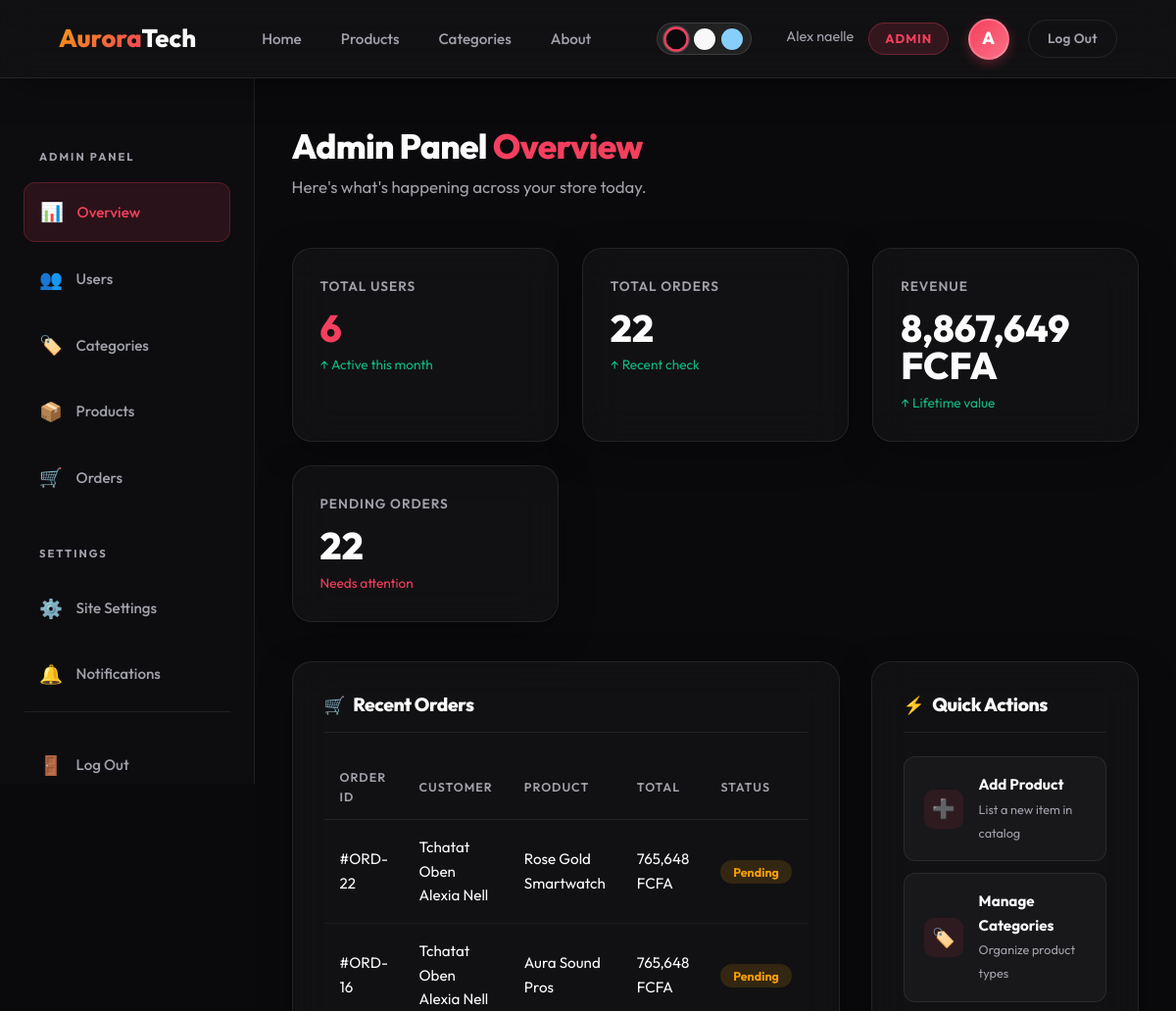
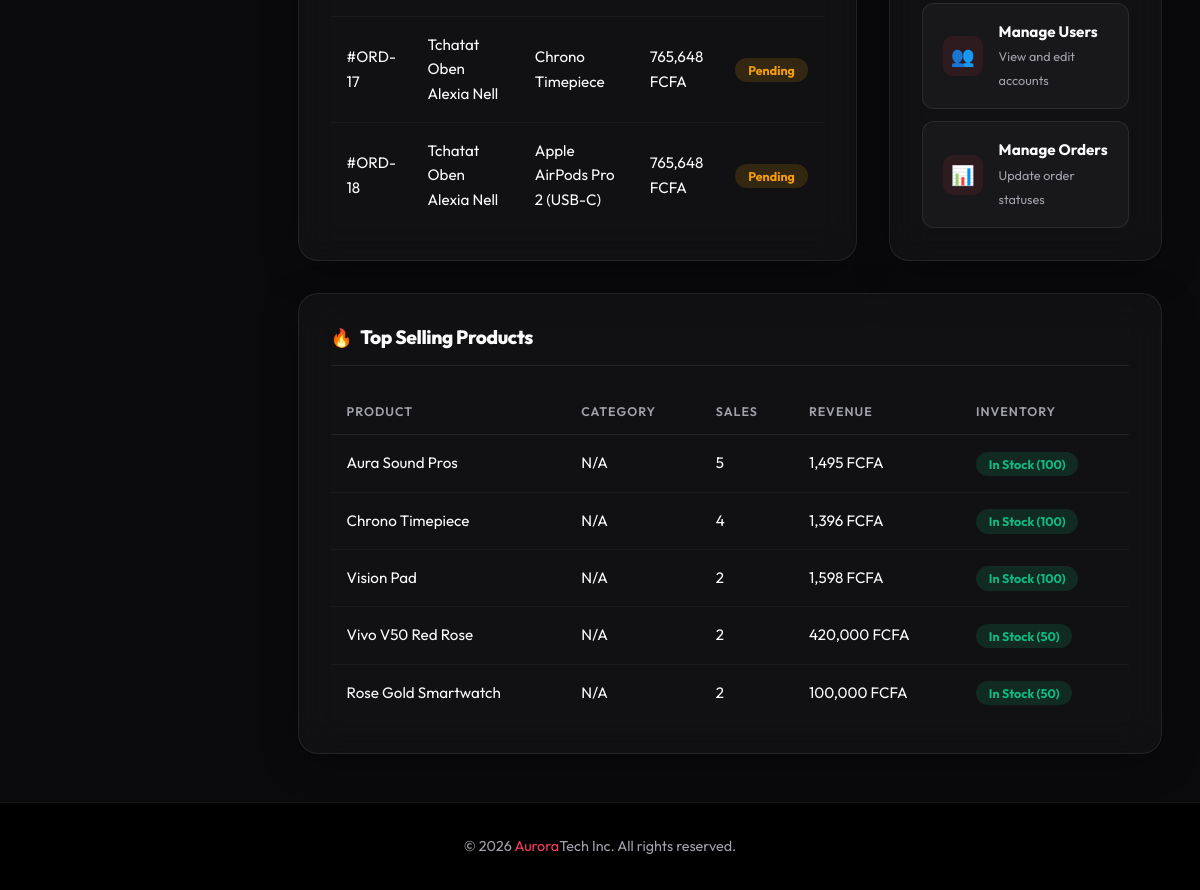
Screenshot of /Pages/dashboard.php (signed in) with the database file from the repository (2 pictures, top to bottom).
### tables this page shows
CREATE TABLE `payment` (
  `id` int NOT NULL AUTO_INCREMENT,
  `user_id` int NOT NULL,
  `product_id` int NOT NULL,
  `quantity` int NOT NULL,
  `product_total` decimal(10,2) NOT NULL,
  `total_price` decimal(10,2) NOT NULL,
  `payment_method` enum('Mobile Money','Orange Money','Bank Account') NOT NULL,
  `payment_date` timestamp NULL DEFAULT CURRENT_TIMESTAMP,
  `status` enum('Pending','Processing','Shipped','Delivered','Cancelled') NOT NULL DEFAULT 'Pending',
  PRIMARY KEY (`id`),
  KEY `user_id` (`user_id`),
  KEY `product_id` (`product_id`),
  CONSTRAINT `payment_ibfk_1` FOREIGN KEY (`user_id`) REFERENCES `users` (`id`) ON DELETE CASCADE,
  CONSTRAINT `payment_ibfk_2` FOREIGN KEY (`product_id`) REFERENCES `products` (`id`) ON DELETE CASCADE
);

CREATE TABLE `users` (
  `id` int NOT NULL AUTO_INCREMENT,
  `name` varchar(255) NOT NULL,
  `email` varchar(255) NOT NULL,
  `password` varchar(255) NOT NULL,
  `role` varchar(255) NOT NULL DEFAULT 'client',
  `profile_color` varchar(255) DEFAULT 'linear-gradient(135deg, #f43f5e, #fb7185)',
  PRIMARY KEY (`id`),
  UNIQUE KEY `email` (`email`)
);

CREATE TABLE `products` (
  `id` int NOT NULL AUTO_INCREMENT,
  `name` varchar(255) NOT NULL,
  `description` text NOT NULL,
  `price` decimal(10,2) NOT NULL,
  `quantity` int NOT NULL DEFAULT '0',
  `image_path` varchar(500) DEFAULT NULL,
  `category_id` int DEFAULT '1',
  PRIMARY KEY (`id`),
  KEY `fk_prod_cat` (`category_id`),
  CONSTRAINT `fk_prod_cat` FOREIGN KEY (`category_id`) REFERENCES `categories` (`id`) ON DELETE SET NULL
);

### Pages/dashboard.php (the view, shortened to what this page needs)
<?php
include '../Database/connection.php';
$user_name = htmlspecialchars($_SESSION['name']);
$user_role = strtolower($_SESSION['role']);
$user_initial = strtoupper(substr($user_name, 0, 1));
$is_admin = ($user_role === 'admin');
$admin_stats = ['users' => 0, 'orders' => 0, 'revenue' => 0, 'pending' => 0];
if ($is_admin) {
    $stat_res = mysqli_query($conn, "SELECT COUNT(id) as total FROM USERS");
    if ($stat_res && $row = mysqli_fetch_assoc($stat_res)) {
        $admin_stats['users'] = $row['total'];
    }
    $stat_res = mysqli_query($conn, "SELECT COUNT(id) as total, SUM(total_price) as revenue FROM PAYMENT");
    if ($stat_res && $row = mysqli_fetch_assoc($stat_res)) {
        $admin_stats['orders'] = $row['total'];
        $admin_stats['revenue'] = $row['revenue'] ?? 0;
    }
    $stat_res = mysqli_query($conn, "SELECT COUNT(id) as total FROM PAYMENT WHERE status='Pending'");
    if ($stat_res && $row = mysqli_fetch_assoc($stat_res)) {
        $admin_stats['pending'] = $row['total'];
    }
}
?>
<!DOCTYPE html>
<html lang="en">
<head>
    <link rel="stylesheet" href="styles.css">
</head>
<body class="dashboard-body">
    <nav class="navbar glass">
        <div class="logo">
            <a href="index.php"><span class="gradient-text">Aurora</span>Tech</a>
        </div>
        <ul class="nav-links">
            <li><a href="index.php">Home</a></li>
            <li><a href="products.php">Products</a></li>
            <li><a href="categories.php">Categories</a></li>
            <li><a href="about.php">About</a></li>
        </ul>
        <div class="user-profile" style="display:flex; align-items:center; gap:1.2rem;">
            <div class="theme-switcher" title="Switch theme">
                <div class="theme-btn t-dark active" id="btn-dark" onclick="setTheme('dark')" title="Dark"></div>
                <div class="theme-btn t-light" id="btn-light" onclick="setTheme('light')" title="Light"></div>
                <div class="theme-btn t-sky" id="btn-sky" onclick="setTheme('sky')" title="Sky Blue"></div>
            </div>
            <span style="font-size:.9rem; color:var(--text-muted);">
                <?php echo $user_name; ?>
                <span class="role-badge <?php echo $user_role; ?>"><?php echo ucfirst($user_role); ?></span>
            </span>
            <div class="avatar-circle" onclick="toggleProfileModal()" style="cursor:pointer;"><?php echo $user_initial; ?></div>
            <a href="../Controller/logout.php" class="btn btn-logout">Log Out</a>
        </div>
    </nav>
    <div class="dash-layout">
        <aside class="dash-sidebar">
            <?php if ($is_admin): ?>
                <span class="sidebar-label">Admin Panel</span>
                <a href="dashboard.php" class="sidebar-link active"><span class="sidebar-icon">📊</span> Overview</a>
                <a href="users.php" class="sidebar-link"><span class="sidebar-icon">👥</span> Users</a>
                <a href="categories.php" class="sidebar-link"><span class="sidebar-icon">🏷️</span> Categories</a>
                <a href="products.php" class="sidebar-link"><span class="sidebar-icon">📦</span> Products</a>
                <a href="orders.php" class="sidebar-link"><span class="sidebar-icon">🛒</span> Orders</a>
                <span class="sidebar-label">Settings</span>
                <a href="#" class="sidebar-link"><span class="sidebar-icon">⚙️</span> Site Settings</a>
                <a href="#" class="sidebar-link"><span class="sidebar-icon">🔔</span> Notifications</a>
            <?php
endif; ?>
            <div class="sidebar-bottom">
                <a href="../Controller/logout.php" class="sidebar-link"><span class="sidebar-icon">🚪</span> Log Out</a>
            </div>
        </aside>
        <main class="dash-main">
            <div class="dash-welcome fade-in-up">
                <?php if ($is_admin): ?>
                    <h1>Admin Panel <span>Overview</span></h1>
                    <p>Here's what's happening across your store today.</p>
                <?php
else: ?>
                    <h1>Welcome back, <span><?php echo $user_name; ?></span>!</h1>
                    <p>Track your orders, manage your wishlist, and explore the latest drops.</p>
                <?php
endif; ?>
            </div>
            <?php if ($is_admin): ?>
            <div class="stat-cards">
                <div class="stat-card glass admin-stat">
                    <div class="stat-label">Total Users</div>
                    <div class="stat-value"><?php echo number_format($admin_stats['users']); ?></div>
                    <div class="stat-change">↑ Active this month</div>
                </div>
                <div class="stat-card glass">
                    <div class="stat-label">Total Orders</div>
                    <div class="stat-value"><?php echo number_format($admin_stats['orders']); ?></div>
                    <div class="stat-change">↑ Recent check</div>
                </div>
                <div class="stat-card glass">
                    <div class="stat-label">Revenue</div>
                    <div class="stat-value"><?php echo number_format($admin_stats['revenue'], 0, '.', ','); ?> FCFA</div>
                    <div class="stat-change">↑ Lifetime value</div>
                </div>
                <div class="stat-card glass">
                    <div class="stat-label">Pending Orders</div>
                    <div class="stat-value"><?php echo number_format($admin_stats['pending']); ?></div>
                    <div class="stat-change down">Needs attention</div>
                </div>
            </div>
            <div class="content-grid">
                <div class="panel-card glass">
                    <h3><span class="icon">🛒</span> Recent Orders</h3>
                    <table class="data-table">
                        <thead>
                            <tr>
                                <th>Order ID</th>
                                <th>Customer</th>
                                <th>Product</th>
                                <th>Total</th>
                                <th>Status</th>
                            </tr>
                        </thead>
                        <tbody>
                            <?php
                            $recent_query = "SELECT p.id as order_id, u.name as customer_name, pr.name as product_name, p.total_price, p.status
                                             FROM PAYMENT p
                                             JOIN USERS u ON p.user_id = u.id
                                             JOIN PRODUCTS pr ON p.product_id = pr.id
                                             ORDER BY p.payment_date DESC LIMIT 4";
                            $recent_res = mysqli_query($conn, $recent_query);
                            if ($recent_res && mysqli_num_rows($recent_res) > 0) {
                                while ($row = mysqli_fetch_assoc($recent_res)) {
                                    $status_class = 'pill-warning';
                                    echo "<tr>";
                                    echo "<td>#ORD-" . htmlspecialchars($row['order_id']) . "</td>";
                                    echo "<td>" . htmlspecialchars($row['customer_name']) . "</td>";
                                    echo "<td>" . htmlspecialchars($row['product_name']) . "</td>";
                                    echo "<td>" . number_format($row['total_price'], 0, '.', ',') . " FCFA</td>";
                                    echo "<td><span class=\"pill $status_class\">" . htmlspecialchars($row['status']) . "</span></td>";
                                    echo "</tr>";
                                }
                            } else {
                                echo "<tr><td colspan='5' style='text-align:center; padding:1.5rem;'>No recent orders found.</td></tr>";
                            }
                            ?>
                        </tbody>
                    </table>
                </div>
                <div class="panel-card glass">
                    <h3><span class="icon">⚡</span> Quick Actions</h3>
                    <div class="quick-list">
                        <a href="javascript:void(0)" onclick="toggleProductModal()" class="quick-item">
                            <div class="quick-item-icon">➕</div>
                            <div><strong>Add Product</strong><br><small style="color:var(--text-muted)">List a new item in catalog</small></div>
                        </a>
                        <a href="categories.php" class="quick-item">
                            <div class="quick-item-icon">🏷️</div>
                            <div><strong>Manage Categories</strong><br><small style="color:var(--text-muted)">Organize product types</small></div>
                        </a>
                        <a href="users.php" class="quick-item">
                            <div class="quick-item-icon">👥</div>
                            <div><strong>Manage Users</strong><br><small style="color:var(--text-muted)">View and edit accounts</small></div>
                        </a>
                        <a href="orders.php" class="quick-item">
                            <div class="quick-item-icon">📊</div>
                            <div><strong>Manage Orders</strong><br><small style="color:var(--text-muted)">Update order statuses</small></div>
                        </a>
                    </div>
                </div>
            </div>
            <div class="panel-card glass" style="animation-delay:0.3s">
                <h3><span class="icon">🔥</span> Top Selling Products</h3>
                <table class="data-table">
                    <thead>
                        <tr><th>Product</th><th>Category</th><th>Sales</th><th>Revenue</th><th>Inventory</th></tr>
                    </thead>
                    <tbody>
                        <?php
                        $top_prod_query = "SELECT p.name, 'N/A' as cat_name, p.quantity, p.price,
                                           (SELECT COUNT(*) FROM PAYMENT pay WHERE pay.product_id = p.id) as sales
                                           FROM PRODUCTS p
                                           ORDER BY sales DESC LIMIT 5";
                        $top_res = mysqli_query($conn, $top_prod_query);
                        if ($top_res && mysqli_num_rows($top_res) > 0) {
                            while ($row = mysqli_fetch_assoc($top_res)):
                                $revenue = $row['sales'] * $row['price'];
                            ?>
                            <tr>
                                <td><?php echo htmlspecialchars($row['name']); ?></td>
                                <td><?php echo htmlspecialchars($row['cat_name'] ?? 'Uncategorized'); ?></td>
                                <td><?php echo $row['sales']; ?></td>
                                <td><?php echo number_format($revenue, 0, '.', ','); ?> FCFA</td>
                                <td>
                                    <?php if ($row['quantity'] > 10): ?>
                                        <span class="pill pill-success">In Stock (<?php echo $row['quantity']; ?>)</span>
                                    <?php elseif ($row['quantity'] > 0): ?>
                                        <span class="pill pill-warning">Low Stock (<?php echo $row['quantity']; ?>)</span>
                                    <?php else: ?>
                                        <span class="pill pill-danger">Out of Stock</span>
                                    <?php endif; ?>
                                </td>
                            </tr>
                            <?php endwhile;
                        } else {
                            echo "<tr><td colspan='5' style='text-align:center; padding:2rem; color:var(--text-muted);'>No product data available.</td></tr>";
                        }
                        ?>
                    </tbody>
                </table>
            </div>
            <?php
endif; ?>
        </main>
    </div>
    <footer style="background:#000; padding:2rem 5%; border-top:1px solid var(--surface-border); text-align:center; color:var(--text-muted); font-size:0.9rem;">
        &copy; 2026 <span style="color:var(--primary)">Aurora</span>Tech Inc. All rights reserved.
    </footer>
</body>
</html>

### rows the page displays
payment: id "22", user.name "Tchatat Oben Alexia Nell", product.name "Rose Gold Smartwatch", total_price "765,648", status "Pending"
payment: id "16", user.name "Tchatat Oben Alexia Nell", product.name "Aura Sound Pros", total_price "765,648", status "Pending"
payment: id "17", user.name "Tchatat Oben Alexia Nell", product.name "Chrono Timepiece", total_price "765,648", status "Pending"
payment: id "18", user.name "Tchatat Oben Alexia Nell", product.name "Apple AirPods Pro 2 (USB-C)", total_price "765,648", status "Pending"

### other values shown
$user_name "Alex naelle"
$user_role "ADMIN"
$user_initial "A"
$admin_stats['users'] "6"
$admin_stats['orders'] "22"
$admin_stats['revenue'] "8,867,649"
$admin_stats['pending'] "22"
$row['name'] "Aura Sound Pros"
$row['cat_name'] "N/A"
$row['sales'] "5"
$revenue "1,495"
$row['quantity'] "100"
$row['name'] "Chrono Timepiece"
$row['sales'] "4"
$revenue "1,396"
